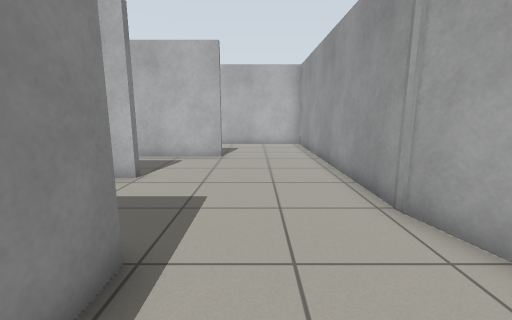
view 1 (above)

17 first-person views from a walk through a Gazebo world. The camera is 0.94 m above the floor, tilts 10° down and sees 90° across. The floor is counted in squares, 0.5 m on a side. Each view is taken from the middle of a square. On the plan, view 1 faces up. The plan holds only what a view shows up to about 15 squares ahead; the rest is blank.

view 2
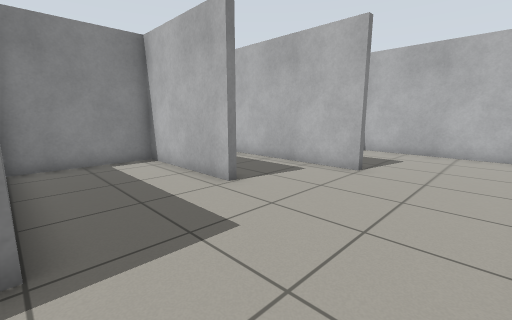

view 3
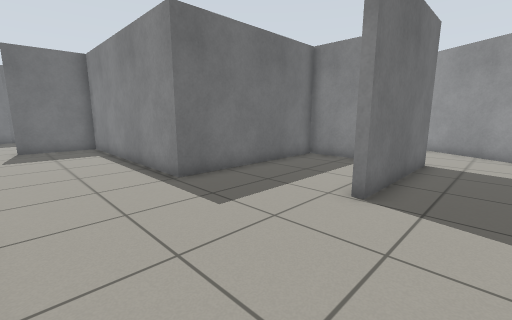

view 4
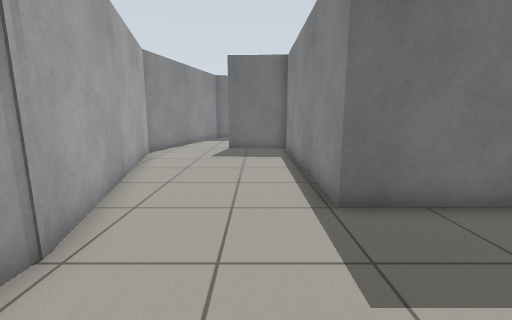

view 5
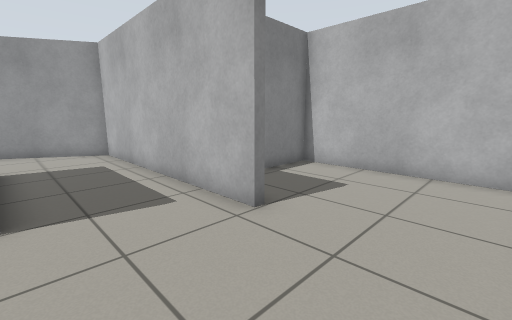

view 6
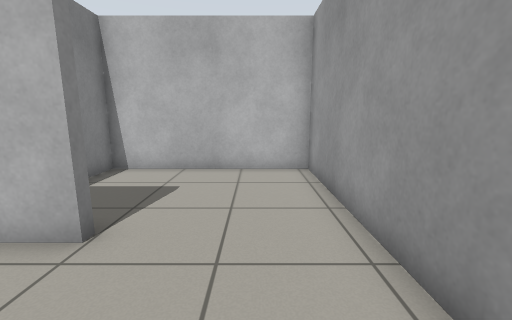

view 7
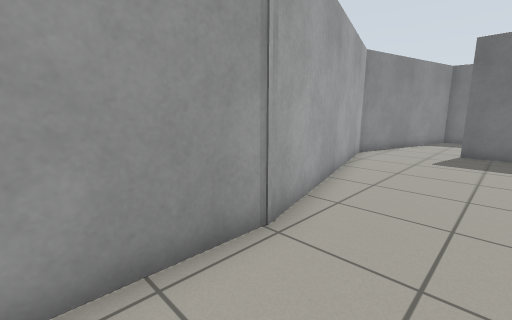

view 8
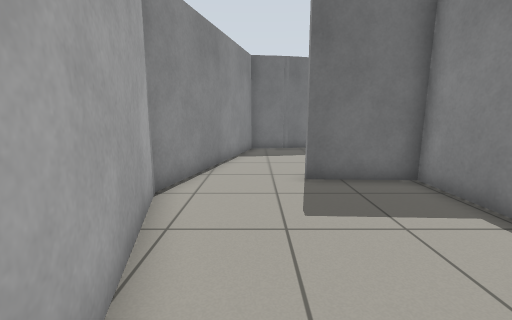

view 9
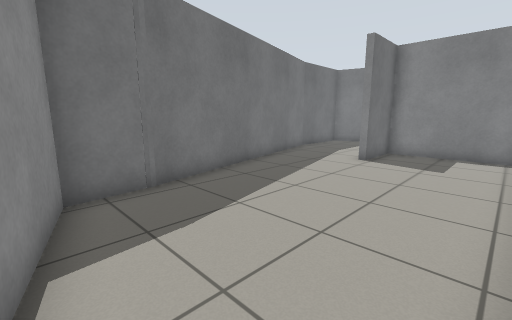

view 10
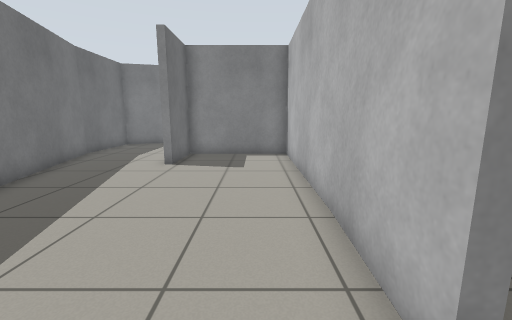

view 11
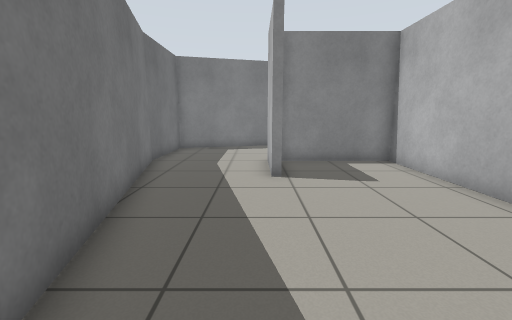

view 12
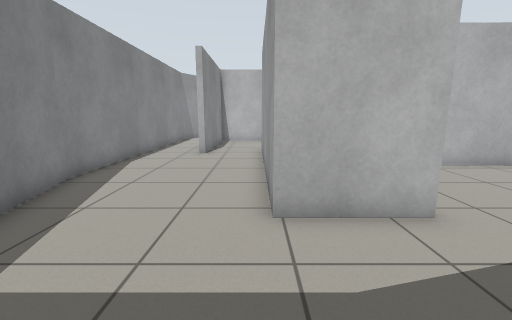

view 13
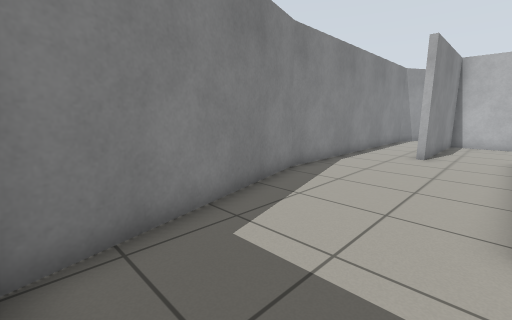

view 14
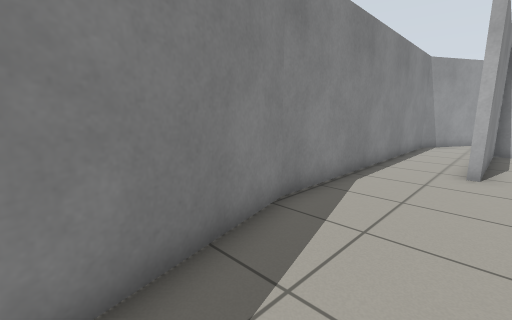

view 15
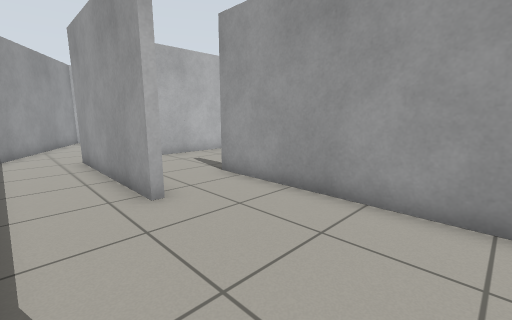

view 16
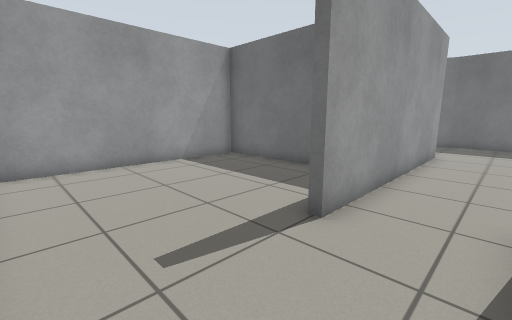

view 17
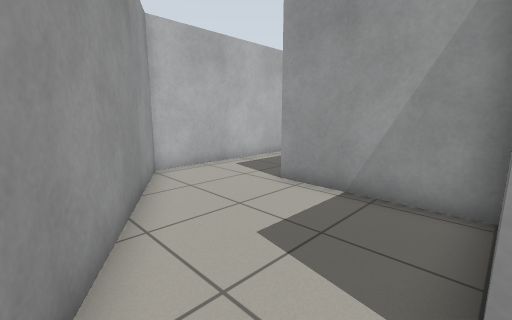

### Floor plan
Ten units are one square. View 1 is at (0, 0); x grows to the right and y downward. Boxes are objects, and circles mark ways between rooms. Rooms are numbered by the first view taken in them; rooms with no view inside come last. Other rooms are left out.
<svg viewBox="-161 -174 221 342">
<path fill="none" stroke="#000" d="M-35 -75 -88 -75 -88 -30 -17 -30 -17 62 16 64M28 -46 28 -125M-15 -115 -113 -115 -129 -88M-91 -78 -36 -78M50 67 55 50 28 -50M11 136 32 133 50 67M16 67 -94 62M-52 152 15 135M-94 65 -94 112 -67 112 -67 115M-67 115 -97 115 -97 35M-156 85 -135 163 -94 163M-95 163 -52 152M-125 35 -128 35M-156 36 -156 86M-95 -27 -125 -27 -125 35M-97 35 -97 20M-91 -30 -91 -78M-129 -88 -156 -41 -156 36M-128 35 -128 -30M-128 -30 -91 -30M-60 -27 -95 -27M-68 60 -20 62 -20 -22M28 -125 28 -169 -41 -169 -41 -144"/>
<circle cx="30" cy="60" r="3" fill="#2a7"/>
<circle cx="-110" cy="-90" r="3" fill="#2a7"/>
<circle cx="5" cy="-120" r="3" fill="#2a7"/>
<circle cx="-60" cy="130" r="3" fill="#2a7"/>
<circle cx="-110" cy="30" r="3" fill="#2a7"/>
<circle cx="-145" cy="30" r="3" fill="#2a7"/>
<circle cx="-90" cy="0" r="3" fill="#2a7"/>
<text x="-20" y="-50">1</text>
<text x="-20" y="100">2</text>
<text x="-110" y="100">3</text>
<text x="-110" y="0">4</text>
<text x="-130" y="-40">5</text>
<text x="-60" y="10">6</text>
<text x="-10" y="-150">7</text>
</svg>
Room 1 opens to room 2. Room 1 opens to room 5. Room 1 opens to room 7. Room 2 opens to room 3. Room 3 opens to room 4. Room 3 opens to room 5. Room 4 opens to room 6.

Where each view was taken, in squares from view 1:
view 1: 0 up, 0 right, facing up
view 2: 3 up, 2 right, facing up-left
view 3: 10 up, 2 right, facing down-left
view 4: 8 up, 0 right, facing down
view 5: 8 up, 2 right, facing up-left
view 6: 8 up, 1 right, facing up
view 7: 8 up, 0 right, facing down-right
view 8: 1 up, 3 right, facing down
view 9: 7 down, 4 right, facing down-left
view 10: 8 down, 3 right, facing left
view 11: 12 down, 1 right, facing left
view 12: 16 down, 10 left, facing up
view 13: 16 down, 10 left, facing up-left
view 14: 13 down, 12 left, facing up-left
view 15: 9 down, 15 left, facing up-right
view 16: 2 up, 12 left, facing down-right
view 17: 3 up, 15 left, facing up-right
